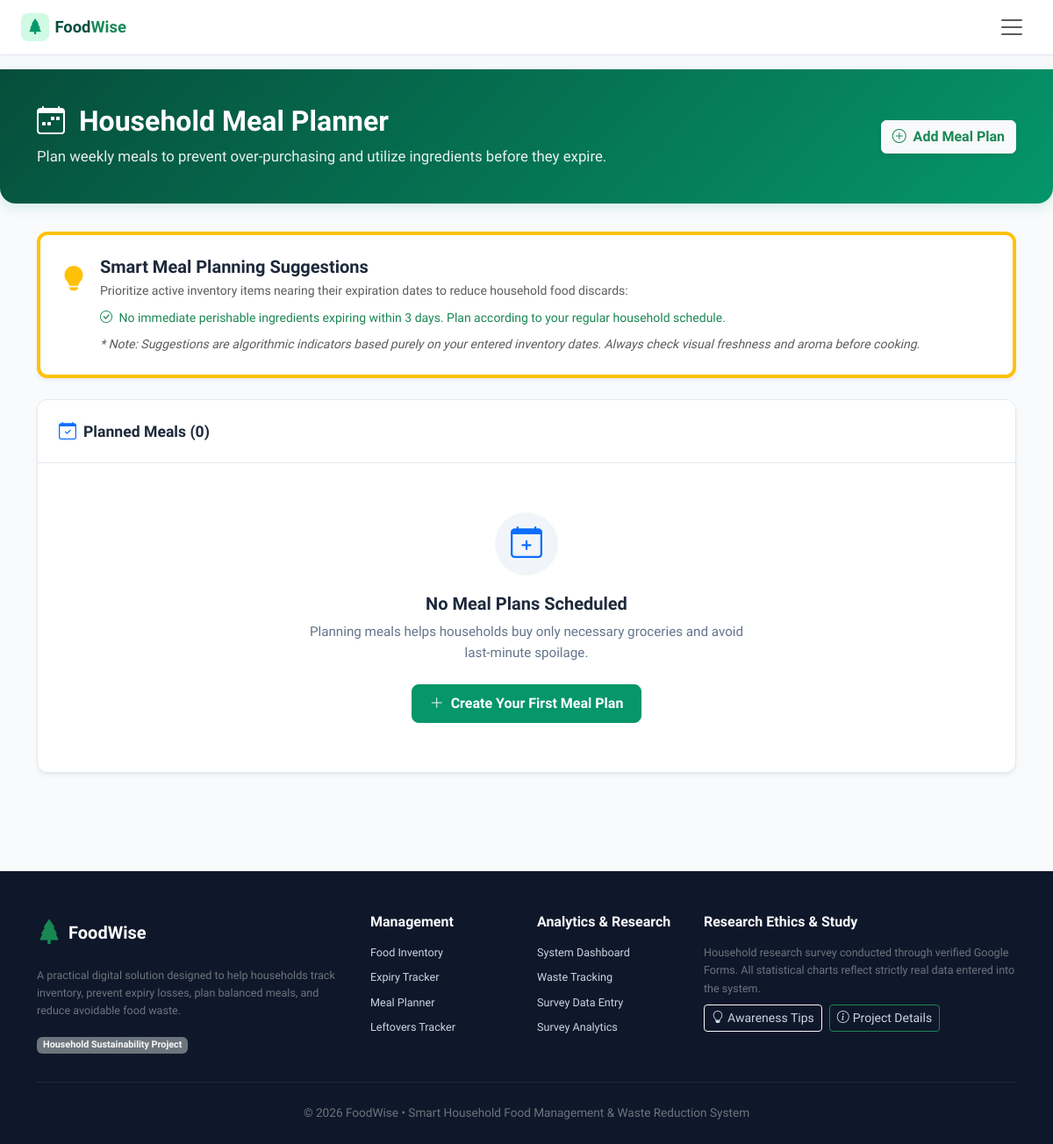
Page /meal-planner on the earlier database version.
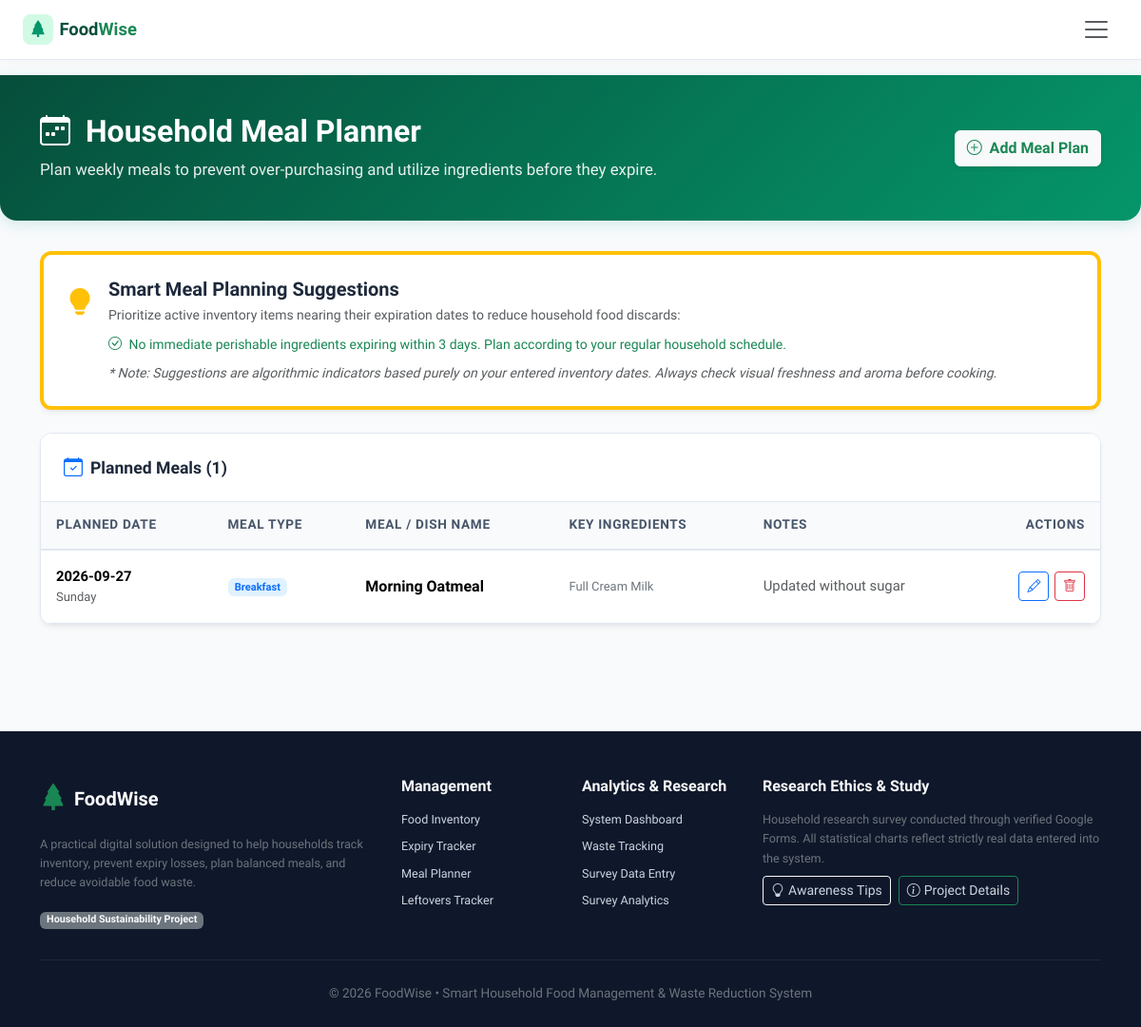
Same page on the later database version.
### tables this page shows
CREATE TABLE meal_plans (
    id INTEGER PRIMARY KEY AUTOINCREMENT,
    meal_name TEXT NOT NULL,
    ingredients TEXT NOT NULL,
    meal_type TEXT NOT NULL,
    meal_date TEXT NOT NULL,
    notes TEXT,
    created_at TIMESTAMP DEFAULT CURRENT_TIMESTAMP
);

### app.py (the view)
@app.route('/meal-planner')
def meal_planner():
    db = get_db()
    meal_rows = db.execute("SELECT * FROM meal_plans ORDER BY meal_date ASC").fetchall()
    meal_plans = []
    for row in meal_rows:
        m = dict(row)
        m['day_name'] = get_day_name(m['meal_date'])
        meal_plans.append(m)
    food_rows = db.execute("SELECT * FROM food_items WHERE status = 'active' ORDER BY expiry_date ASC").fetchall()
    expiring_suggestions = []
    for row in food_rows:
        item = dict(row)
        days_left, status = calculate_expiry_status(item['expiry_date'])
        if 0 <= days_left <= 3:
            item['days_left'] = days_left
            expiring_suggestions.append(item)
    inventory_rows = db.execute(
        "SELECT id, name, category, quantity, unit, expiry_date FROM food_items WHERE status = 'active' ORDER BY name ASC"
    ).fetchall()
    inventory_items = []
    for r in inventory_rows:
        item = dict(r)
        days_left, status = calculate_expiry_status(item['expiry_date'])
        item['days_left'] = days_left
        item['status_label'] = status
        inventory_items.append(item)
    today_str = date.today().strftime('%Y-%m-%d')
    return render_template(
        'meal_planner.html',
        active_page='meal_planner',
        meal_plans=meal_plans,
        expiring_suggestions=expiring_suggestions,
        inventory_items=inventory_items,
        today_date=today_str
    )

### app.py (called while the page is built)
def get_db():
    if 'db' not in g:
        g.db = sqlite3.connect(DATABASE)
        g.db.row_factory = sqlite3.Row
        g.db.execute("PRAGMA foreign_keys = ON;")
    return g.db

@app.before_request
def ensure_db_initialized():
    init_db()

def calculate_expiry_status(expiry_date_str):
    try:
        exp_date = datetime.strptime(expiry_date_str, '%Y-%m-%d').date()
        today = date.today()
        days_left = (exp_date - today).days
        if days_left < 0:
            return days_left, 'Expired'
        elif days_left == 0:
            return 0, 'Expiring Today'
        elif days_left <= 3:
            return days_left, 'Expiring Soon'
        else:
            return days_left, 'Fresh'
    except (ValueError, TypeError):
        return 0, 'Unknown'

def get_day_name(date_str):
    try:
        d = datetime.strptime(date_str, '%Y-%m-%d').date()
        return d.strftime('%A')
    except (ValueError, TypeError):
        return ''

### templates/meal_planner.html (shortened to what the changed rows need)
{% extends "base.html" %}
{% block content %}
<div class="page-header">
    <div class="container">
        <div class="d-flex flex-column flex-md-row justify-content-between align-items-md-center gap-3">
            <div>
                <h1><i class="bi bi-calendar-week me-2"></i> Household Meal Planner</h1>
            </div>
        </div>
    </div>
</div>
<div class="container mb-5">
    <div class="card-custom">
        <div class="card-custom-header">
            <div class="d-flex align-items-center gap-2">
                <i class="bi bi-calendar-check text-primary fs-5"></i>
                <span>Planned Meals ({{ meal_plans|length }})</span>
            </div>
        </div>
        <div class="card-custom-body p-0">
            {% if meal_plans %}
            <div class="table-responsive">
                <table class="table table-custom table-hover align-middle mb-0">
                    <thead>
                        <tr>
                            <th>Planned Date</th>
                            <th>Meal Type</th>
                            <th>Meal / Dish Name</th>
                            <th>Key Ingredients</th>
                            <th>Notes</th>
                            <th class="text-end text-nowrap" style="min-width: 95px;">Actions</th>
                        </tr>
                    </thead>
                    <tbody>
                        {% for meal in meal_plans %}
                        <tr>
                            <td>
                                <strong>{{ meal.meal_date }}</strong>
                                <small class="text-muted d-block">{{ meal.day_name }}</small>
                            </td>
                            <td>
                                <span class="badge {% if meal.meal_type == 'Breakfast' %}bg-info-light-custom text-primary{% elif meal.meal_type == 'Lunch' %}bg-fresh-light text-success{% elif meal.meal_type == 'Dinner' %}bg-purple-light text-purple{% else %}bg-secondary-subtle text-secondary{% endif %}">
                                    {{ meal.meal_type }}
                                </span>
                            </td>
                            <td><strong class="fs-6">{{ meal.meal_name }}</strong></td>
                            <td><span class="text-secondary small">{{ meal.ingredients }}</span></td>
                            <td class="small text-muted">{{ meal.notes or '—' }}</td>
                            <td class="text-end text-nowrap">
                                <div class="table-actions">
                                    <button type="button" class="btn btn-sm btn-outline-primary" title="Edit" onclick='openEditMealModal({{ meal|tojson }})'>
                                        <i class="bi bi-pencil"></i>
                                    </button>
                                    <form method="POST" action="{{ url_for('delete_meal', meal_id=meal.id) }}" class="m-0 p-0 d-inline-block" onsubmit="return confirm('Delete this planned meal?');">
                                        <button type="submit" class="btn btn-sm btn-outline-danger" title="Delete">
                                            <i class="bi bi-trash"></i>
                                        </button>
                                    </form>
                                </div>
                            </td>
                        </tr>
                        {% endfor %}
                    </tbody>
                </table>
            </div>
            {% else %}
            <div class="empty-state">
                <div class="empty-state-icon text-primary">
                    <i class="bi bi-calendar-plus"></i>
                </div>
                <h5>No Meal Plans Scheduled</h5>
                <p>Planning meals helps households buy only necessary groceries and avoid last-minute spoilage.</p>
                <button type="button" class="btn btn-primary-custom" data-bs-toggle="modal" data-bs-target="#addMealModal">
                    <i class="bi bi-plus-lg me-1"></i> Create Your First Meal Plan
                </button>
            </div>
            {% endif %}
        </div>
    </div>
</div>
{% endblock %}

Differences in the rows shown:
added meal_plans: meal_date "2026-09-27", day_name "Sunday", meal_type "Breakfast", meal_name "Morning Oatmeal", ingredients "Full Cream Milk", notes "Updated without sugar"
Other differences:
{{ meal_plans|length }}: "0" → "1"
text no longer shown: "No Meal Plans Scheduled Planning meals helps households buy only necessary groceries and avoid last-minute spoilage. Create Your First Meal Plan"
text now shown: "PLANNED DATE MEAL TYPE MEAL / DISH NAME KEY INGREDIENTS NOTES ACTIONS"
